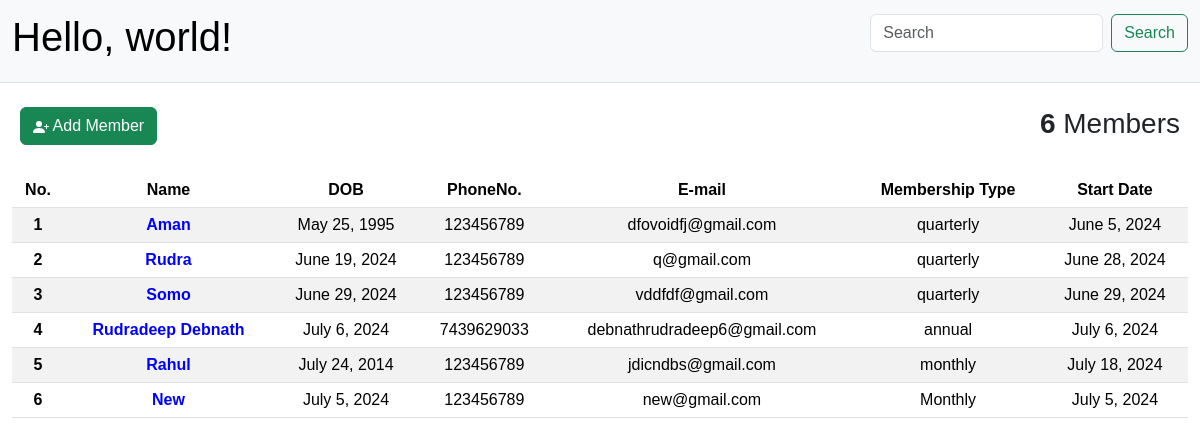
The app's page / (signed in), older data.
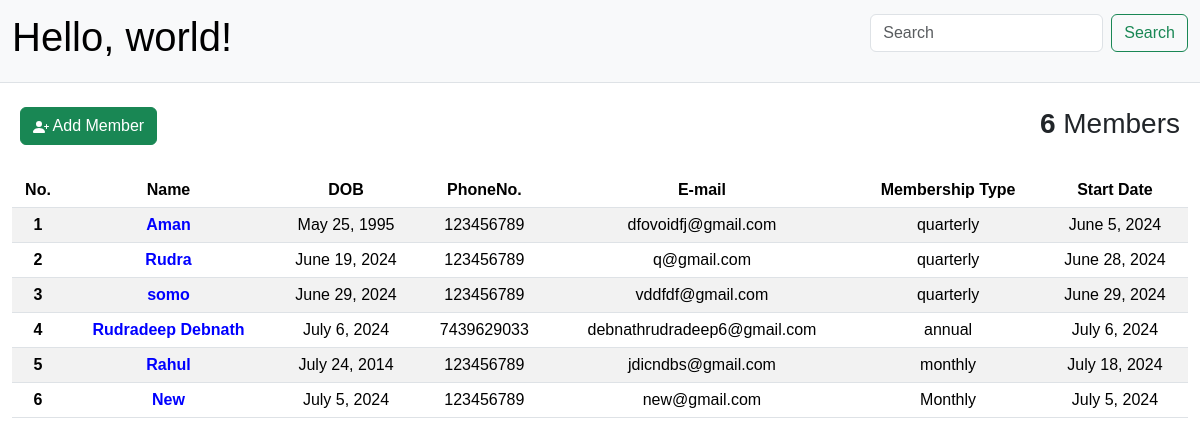
The same page, newer data.
### home/models.py (models this page shows, shortened)
class Admission(models.Model):
    user = models.ForeignKey(User, on_delete=models.CASCADE, default=get_default_user)
    profile_image=models.ImageField(null=True,blank=True,upload_to="images/")
    full_name = models.CharField(max_length=80)
    dob = models.DateField()
    gender = models.CharField(max_length=10)
    phone = models.CharField(max_length=15)
    email = models.EmailField()
    address = models.CharField(max_length=255)
    emergency_contact_name = models.CharField(max_length=80)
    relationship = models.CharField(max_length=20)
    emergency_contact_phone = models.CharField(max_length=15)
    medical_conditions = models.TextField(blank=True, null=True)
    allergies = models.TextField(blank=True, null=True)
    current_medications = models.TextField(blank=True, null=True)
    previous_injuries = models.TextField(blank=True, null=True)
    fitness_goals = models.TextField(blank=True, null=True)
    fitness_level = models.CharField(max_length=50)
    membership_type = models.CharField(max_length=50)
    start_date = models.DateField()
    payment_method = models.CharField(max_length=50)
    trainer_required = models.CharField(max_length=80, blank=True, null=True)
    trainer_duration = models.CharField(max_length=50, blank=True, null=True)
    trainer_fee = models.CharField(max_length=50,blank=True, null=True)
    pay_now = models.CharField(max_length=50, blank=True, null=True)
    admission_fee = models.CharField(max_length=50,blank=True, null=True)

### home/views.py (the view)
# urls.py: path("", views.index, name="home"),
def index(request):
    all_admissions = Admission.objects.filter(user=request.user)
    context = {
        "admissions": all_admissions
    }
    return render(request, "home.html", context)

### templates/home.html (shortened to what this page needs)
{% extends "base_home_search.html" %}
{% block body %}
    <div class="container-fluid">
        <div class="all_button">
            <div class="d-flex flex-row mb-3">
                <div class="p-2">
                    <a href="{% url 'member' %}" class="btn btn-success" role="button">
                            Add Member
                    </a>
                </div>
                <div class="ms-auto p-2">
                   <h3><strong>{{ admissions|length }}</strong>  Members</h3>
                </div>
            </div>
        </div>
                <div class="table-responsive ">
                    <table class="table table-striped" style="text-align: center;">
                        <thead>
                            <tr>
                                <th scope="col">No.</th>
                                <th scope="col">Name</th>
                                <th scope="col">DOB</th>
                                <th scope="col">PhoneNo.</th>
                                <th scope="col">E-mail</th>
                                <th scope="col">Membership Type</th>
                                <th scope="col">Start Date</th>
                            </tr>
                        </thead>
                        <tbody>
                            {% for admission in admissions %}
                                <tr>
                                    <th scope="row">{{ forloop.counter }}</th>
                                    <td><a href="{% url 'profile' admission.id %}">{{ admission.full_name }}</a></td>
                                    <td>{{ admission.dob }}</td>
                                    <td>{{ admission.phone }}</td>
                                    <td>{{ admission.email }}</td>
                                    <td>{{ admission.membership_type }}</td>
                                    <td>{{ admission.start_date }}</td>
                                </tr>
                            {% endfor %}
                        </tbody>
                    </table>
                </div>
    </div>
    {% endblock body %}

Row changes from the older to the newer data that the page shows:
changed Admission "vddfdf@gmail.com": full_name "Somo" → "somo"
